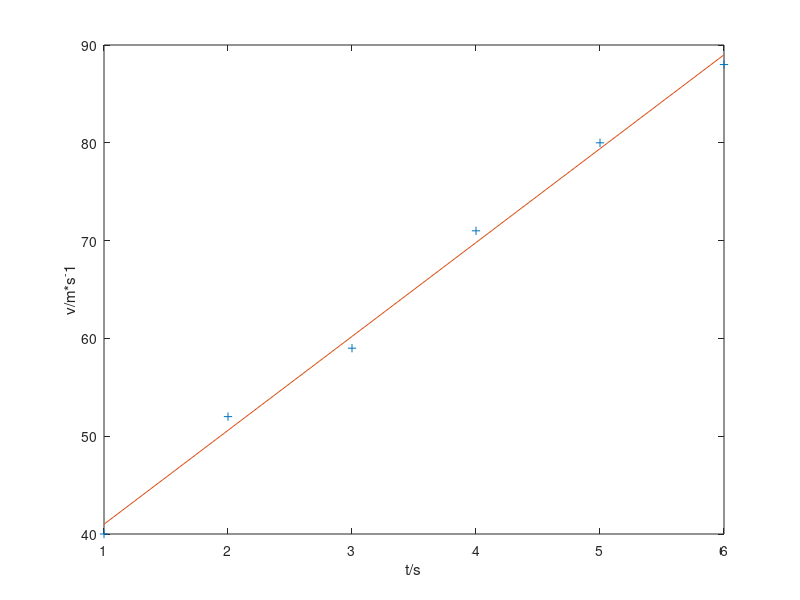

Source code (MATLAB):
%assume x to be exact and only considered the permissible deviation and
%residual variance of y when calc standard deviation of slope

%input x, y, sigma_yi_p, xlabel, ylabel

x = [1,2,3,4,5,6]
y = [40,52,59,71,80,88]
sigma_yi_p = 0 %permissible deviation of y
n = length(x)

%linear fit and draw the curve
model = polyfit(x, y, 1)
fitted_y = polyval(model, x)
plot(x, y, '+', x, fitted_y, '-')
xlabel('t/s')
ylabel('v/m*s^-1')

%calc standard deviation of slope
sigma_squared = sum((y-fitted_y).^2)/(n-2) %residual variance of y
sigma_yi = sqrt(sigma_squared+(sigma_yi_p/sqrt(3))^2)
sigma_a1 = sigma_yi/sqrt(sum((x-mean(x)).^2)) %standard deviation of slope